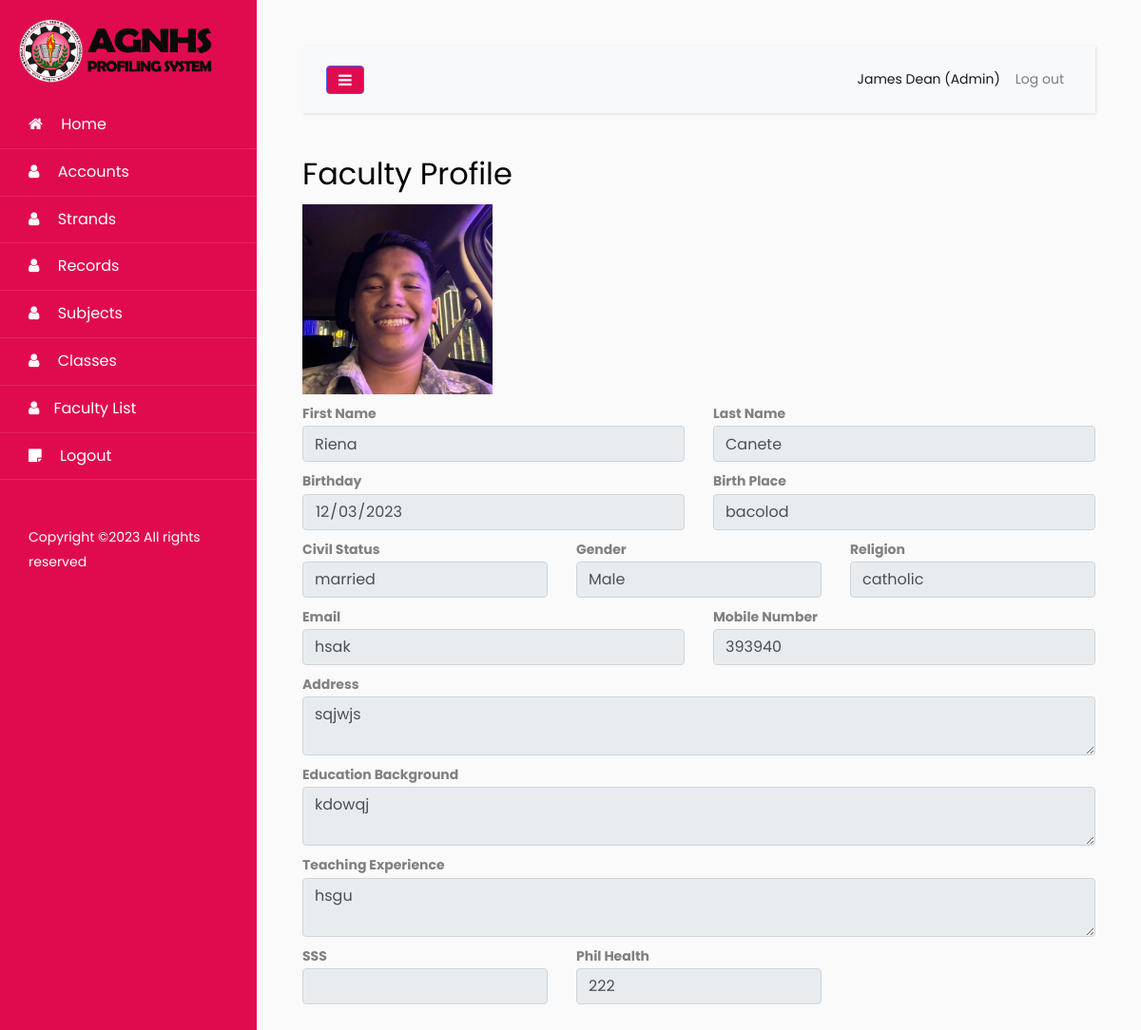
Page /pages/my-profile.php?facultyId=2 (signed in) on the committed database.
### tables this page shows
CREATE TABLE `account` (
  `Id` tinyint(11) NOT NULL AUTO_INCREMENT,
  `username` varchar(100) NOT NULL DEFAULT '',
  `password` varchar(100) NOT NULL,
  `firstName` varchar(150) DEFAULT NULL,
  `lastName` varchar(150) DEFAULT NULL,
  `status` varchar(255) DEFAULT 'Inactive',
  `role` varchar(20) DEFAULT NULL,
  `dateAdded` date DEFAULT NULL,
  `birthday` date DEFAULT NULL,
  `sex` varchar(255) DEFAULT NULL,
  `age` int(11) DEFAULT NULL,
  `phone` varchar(255) DEFAULT NULL,
  `email` varchar(255) DEFAULT NULL,
  `address` text,
  `image` varchar(255) DEFAULT NULL,
  `educationalBackground` text,
  `teachingExperience` text,
  `civilStatus` varchar(255) DEFAULT NULL,
  `religion` varchar(255) DEFAULT NULL,
  `birthPlace` varchar(255) DEFAULT NULL,
  `sss` varchar(255) DEFAULT NULL,
  `philHealth` varchar(255) DEFAULT NULL,
  `isDeleted` int(11) DEFAULT '0',
  PRIMARY KEY (`Id`)
);

### config/Models.php (called while the page is built, shortened)
<?php
include "CRUD.php";
function account() {
	$crud = new CRUD;
	$crud->table = "account";
	return $crud;
}
?>

### config/CRUD.php (called while the page is built)
<?php class CRUD{var $table;var $obj=array();function arrayToQuery($query){$query_array=array();foreach($query as $key=>$key_value){if($key_value=="NOW()"){$query_array[]="$key=$key_value";}else{$query_array[]="$key='".htmlspecialchars($key_value,ENT_QUOTES)."'";}}return implode(', ',$query_array);}function list($query=""){$query=$query?"where ".$query:"";$db=Database::connect();$pdo=$db->prepare("select * from $this->table $query");$pdo->execute();$result=$pdo->fetchAll(PDO::FETCH_OBJ);Database::disconnect();return $result;}function count($query=""){$query=$query?"where ".$query:"";$db=Database::connect();$pdo=$db->prepare("select * from $this->table $query");$pdo->execute();Database::disconnect();return $pdo->rowCount();}function get($args){$db=Database::connect();$pdo=$db->prepare("select * from $this->table where $args");$pdo->execute();$result=$pdo->fetch(PDO::FETCH_OBJ);Database::disconnect();return $result;}function create(){$object=$this->arrayToQuery($this->obj);$db=Database::connect();$pdo=$db->prepare("insert into $this->table set $object");$pdo->execute();Database::disconnect();}function update($args){$object=$this->arrayToQuery($this->obj);$db=Database::connect();$pdo=$db->prepare("update $this->table set $object where $args");$pdo->execute();Database::disconnect();}function delete($args){$db=Database::connect();$pdo=$db->prepare("delete from $this->table where $args");$pdo->execute();Database::disconnect();}} ?>

### pages/my-profile.php (the view, shortened to what this page needs)
<?php
  $ROOT_DIR="../";
  include $ROOT_DIR . "templates/header.php";
  $facultyId = get_query_string("facultyId", "");
  if ($facultyId) {
    $account = account()->get("Id=$facultyId");
  }
?>
<h2>Faculty Profile</h2>
<?php if ($account->image!=""): ?>
  <img src="../media/<?=$account->image?>" style="width:200px">
<?php endif; ?>
<form action="process.php?action=profile-save" method="post">
<div class="row">
  <div class="col-6 mt-2">
    <b>First Name</b>
    <input type="text" name="firstName" value="<?=$account->firstName?>" class="form-control" disabled>
  </div>
  <div class="col-6 mt-2">
    <b>Last Name</b>
    <input type="text" name="lastName" value="<?=$account->lastName?>" class="form-control" disabled>
  </div>
  <div class="col-6 mt-2">
    <b>Birthday</b>
    <input type="date" name="birthday" value="<?=$account->birthday?>" class="form-control" disabled>
  </div>
  <div class="col-6 mt-2">
    <b>Birth Place</b>
    <input type="text" name="birthPlace" value="<?=$account->birthPlace?>" class="form-control" disabled>
  </div>
  <div class="col-4 mt-2">
    <b>Civil Status</b>
    <input type="text" name="civilStatus" value="<?=$account->civilStatus?>" class="form-control" disabled>
  </div>
  <div class="col-4 mt-2">
    <b>Gender</b>
    <input type="text" name="civilStatus" value="<?=$account->sex?>" class="form-control" disabled>
  </div>
  <div class="col-4 mt-2">
    <b>Religion</b>
    <input type="text" name="religion" value="<?=$account->religion?>" class="form-control" disabled>
  </div>
  <div class="col-6 mt-2">
    <b>Email</b>
    <input type="text" name="email" value="<?=$account->email?>" class="form-control" disabled>
  </div>
  <div class="col-6 mt-2">
    <b>Mobile Number</b>
    <input type="number" name="phone" value="<?=$account->phone?>" class="form-control" disabled>
  </div>
  <div class="col-12 mt-2">
    <b>Address</b>
    <textarea name="address" class="form-control" disabled><?=$account->address?></textarea>
  </div>
  <div class="col-12 mt-2">
    <b>Education Background</b>
    <textarea name="email" class="form-control" disabled><?=$account->educationalBackground?></textarea>
  </div>
  <div class="col-12 mt-2">
    <b>Teaching Experience</b>
    <textarea name="teachingExperience" class="form-control" disabled><?=$account->teachingExperience?></textarea>
  </div>
  <div class="col-4 mt-2">
    <b>SSS</b>
    <input type="text" name="ss" value="<?=$account->sss?>" class="form-control" disabled>
  </div>
  <div class="col-4 mt-2">
    <b>Phil Health</b>
    <input type="text" name="philHealth" value="<?=$account->philHealth?>" class="form-control" disabled>
  </div>
</div>
</form>
<?php include $ROOT_DIR . "templates/footer.php"; ?>

### templates/header.php (shortened to what this page needs)
<?php
include_once($ROOT_DIR . "config/Models.php");
if (isset($_SESSION["user_session"])) {
  $user = $_SESSION["user_session"];
  $username = $user["username"];
  $account = account()->get("username='$username'");
  $role = $account->role;
}
else{
  header("Location: ../auth/login.php");
}
?>
<html lang="en">
  <head>
		<link rel="stylesheet" href="https://stackpath.bootstrapcdn.com/font-awesome/4.7.0/css/font-awesome.min.css">
		<link rel="stylesheet" href="<?=$ROOT_DIR;?>templates/css/style.css">
  </head>
  <body>
		<div class="wrapper d-flex align-items-stretch">
			<nav id="sidebar">
        <img src="../templates/images/admin-logo.png" alt="" width="80%" style="margin:20px;">
        <ul class="list-unstyled components mb-5">
          <li class="active">
            <a href="index.php"><span class="fa fa-home"></span> Home</a>
          </li>
          <?php if ($role=="Admin"): ?>
            <li>
                <a href="accounts.php"><span class="fa fa-user"></span> Accounts</a>
            </li>
            <li>
                <a href="strands.php"><span class="fa fa-user"></span> Strands</a>
            </li>
            <li>
                <a href="my-records.php"><span class="fa fa-user"></span> Records</a>
            </li>
            <li>
                <a href="subjects.php"><span class="fa fa-user"></span> Subjects</a>
            </li>
            <li>
                <a href="classes.php"><span class="fa fa-user"></span> Classes</a>
            </li>
            <li>
                <a href="faculty-list.php"><span class="fa fa-user"></span>Faculty List</a>
            </li>
          <?php endif; ?>
          <li>
            <a href="../auth/process.php?action=user-logout"><span class="fa fa-sticky-note"></span> Logout</a>
          </li>
        </ul>
        <div class="footer">
        	<p>
					  Copyright &copy;<script>document.write(new Date().getFullYear());</script> All rights reserved </a>
					</p>
        </div>
    	</nav>
      <div id="content" class="p-4 p-md-5">
        <nav class="navbar navbar-expand-lg navbar-light bg-light">
          <div class="container-fluid">
            <button type="button" id="sidebarCollapse" class="btn btn-primary">
              <i class="fa fa-bars"></i>
            </button>
            <div class="collapse navbar-collapse" id="navbarSupportedContent">
              <ul class="nav navbar-nav ml-auto">
                <li class="nav-item active">
                    <a class="nav-link" href="#"><?=$account->firstName;?> <?=$account->lastName;?> (<?=$account->role?>)</a>
                </li>
                <li class="nav-item">
                    <a class="nav-link" href="../auth/process.php?action=user-logout">Log out</a>
                </li>
              </ul>
            </div>
          </div>
        </nav>

### templates/header.php (style rules this page uses)
#sidebar { background: #e00b4e !important; }
.btn-primary { background: #e00b4e !important; }

### rows in the picture
account: firstName "James", lastName "Dean", role "Admin"
account: image (picture), firstName "Riena", lastName "Canete", birthday "12/03/2023", birthPlace "bacolod", civilStatus "married", civilStatus "Male", religion "catholic", email "hsak", phone "393940", address "sqjwjs", email "kdowqj", teachingExperience "hsgu", philHealth "222"
